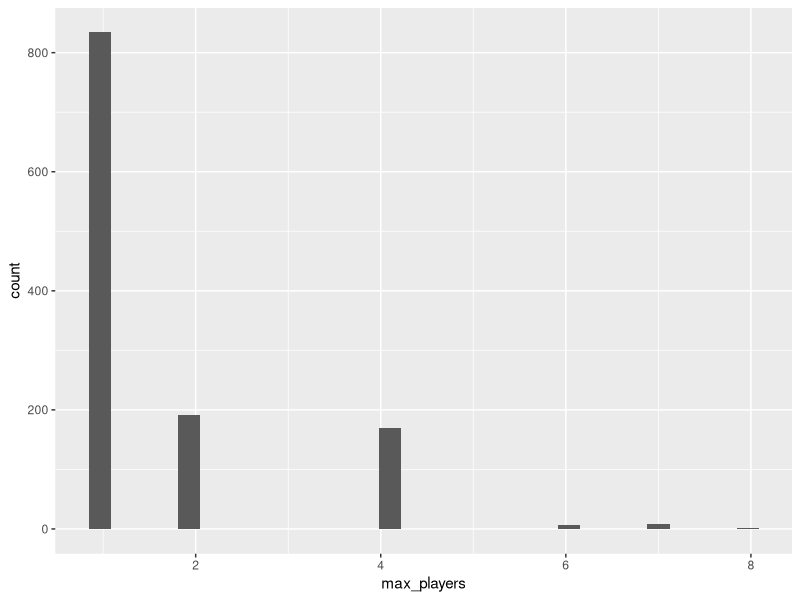

The R source for this figure:
## ---- chunk 1
library(tidyverse)
library(skimr)
library(lubridate) 
## ---- chunk 2
games <- read_csv("cleaned_games.csv")

unique(games$max_players)
## ---- chunk 3
games %>%
  select(-c(handheld, multiplatform, online_play, prev_licensed, sequel, re_release))
## ---- chunk 4
games %>%
  ggplot(aes(max_players)) +
  geom_histogram(stat="bin")
## ---- chunk 5
games %>%
  select(total_sales, genre_action, genre_adventure, genre_strategy,genre_racing_driving, genre_sports)
